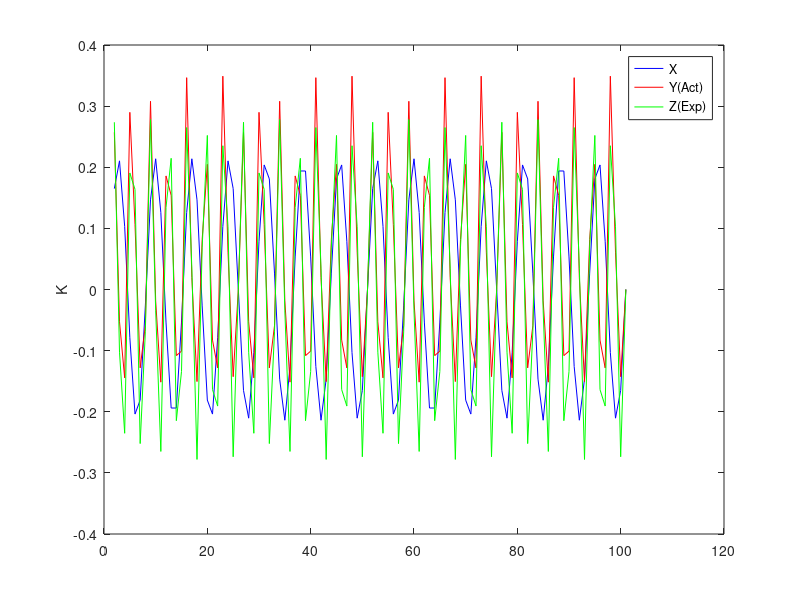

Here is the MATLAB script that generated this plot:
n = 14;

A = 3/n;

% Hack to ensure we have k-1 and k+1 values
% ks = [1:102];
% xs = A * sin((2 * pi * n * (ks-1)) / 100);
%
% k = ks(2:end-1);
% x = xs(2:end-1);
%
% xt = xs(1+2:end);
% xl = xs(1:end-2);
%
% dx = (xt - xl) / 2;
% d2x = xt - x * 2 + xl;
%
% y = (x .* dx) ./ sqrt(0.148 .* (abs(dx) .^ 2) - 0.148 .* x .* d2x);

k = [2:101];

fx = @(k) A * sin((2 * pi * n * (k-1)) / 100);
fdx = @(k) (fx(k+1) - fx(k-1)) / 2;
fd2x = @(k) fx(k+1) - (2 * fx(k)) - fx(k-1);

x = arrayfun (fx, k);
y = arrayfun (@(k) (fx(k) * fdx(k)) / sqrt(0.148 * (abs(fdx(k) ^ 2)) - 0.148 * fx(k) * fd2x(k)), k);

z = 1.3 * A * sin((4 * pi * n * (k-1)) / 100);

plot(k, x, '-b', k, y, '-r', k, z, '-g')
ylabel('K')
legend('X', 'Y(Act)', 'Z(Exp)')

err = y-z;
ma_err = mean(abs(err))
rms_err = sqrt(mean(err .^ 2))
